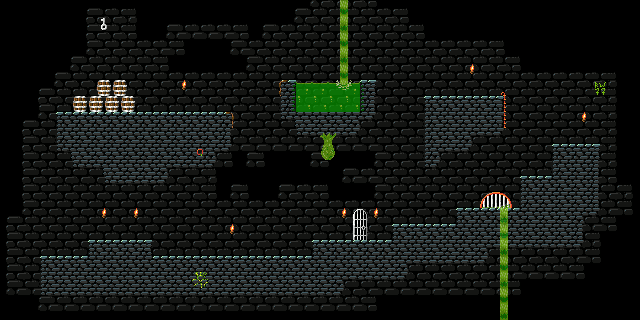

Tiled map render using the project's own tile images. Description and the map definition, with tile-layer contents summarised, below:
An orthogonal 40x20 tile map with 16x16 px tiles, 3 tile layers (back, front, top) and 6 objects (3x locodrilo, 2x door, key).

<map version="1.0" orientation="orthogonal" renderorder="right-down" width="40" height="20" tilewidth="16" tileheight="16" backgroundcolor="#000000" nextobjectid="8">
 <tileset firstgid="1" source="tileset.tsx" />
 <layer name="back" width="40" height="20">
  <data>[800 cells, 671 non-empty, 17 distinct tile ids]</data>
 </layer>
 <layer name="front" width="40" height="20">
  <data>[800 cells, 252 non-empty, 31 distinct tile ids]</data>
 </layer>
 <layer name="top" width="40" height="20" opacity="0.69">
  <data>[800 cells, 24 non-empty, 11 distinct tile ids]</data>
 </layer>
 <objectgroup name="objects">
  <object id="1" name="door" x="114.667" y="213.333" width="12" height="24">
   <properties>
    <property name="id" value="0" />
    <property name="key" value="0" />
    <property name="open" value="true" />
    <property name="tpDoor" value="1" />
    <property name="tpLevel" value="0" />
   </properties>
  </object>
  <object id="2" name="door" x="356.167" y="212.333" width="12" height="24">
   <properties>
    <property name="id" value="1" />
    <property name="key" value="1" />
    <property name="open" value="false" />
    <property name="tpDoor" value="0" />
    <property name="tpLevel" value="2" />
   </properties>
  </object>
  <object id="3" name="key" x="100.833" y="14.6667" width="10" height="16">
   <properties>
    <property name="id" value="1" />
   </properties>
  </object>
 </objectgroup>
 <objectgroup name="enemies">
  <object id="5" name="locodrilo" x="243.25" y="197.5" width="15.5" height="24" />
  <object id="6" name="locodrilo" x="444.25" y="45.5" width="15.5" height="24" />
  <object id="7" name="locodrilo" x="156.75" y="54" width="15.5" height="24" />
 </objectgroup>
</map>